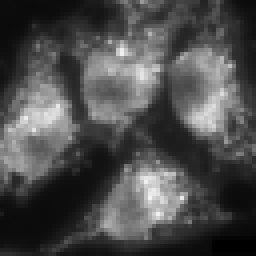
#> input picture BIOE580-Foundations of Imaging Science-2021Fall/HW1/BIOE580_hw01_data/hw01_ex08_HeLa-cells-from-imagej.png, 64 x 64 px (shown 4 times larger)
$ python hw0.py
#> lines starting #> are read from the running program, lines starting #| are printed output that depends on the picture; long printed decimals are rounded
import numpy as np
import os
import glob
import cv2
import math

# [44 lines of commented-out code are left out]
import matplotlib.pyplot as plt
def toeplitz(r, c, sig):
    return np.exp(-(r-c)**2/sig)

vector = list(range(1, 65))
c_matrix = np.repeat([vector], 64, axis=0)
r_matrix = np.repeat(np.expand_dims(vector, -1), 64, axis=1)

# [18 lines of commented-out code are left out]
from scipy.linalg import orth
H32 = toeplitz(r_matrix, c_matrix, 32)
A = orth(H32)
# check orthogonal
# res = np.matmul(A, np.transpose(A))

P = np.matmul(A, np.linalg.inv(np.matmul(A.transpose(), A)))
P = np.matmul(P, np.transpose(A))
# print(np.sum(P))
# print(np.linalg.matrix_rank(P))
P_null = np.identity(64) - P

img = cv2.imread("BIOE580_hw01_data/hw01_ex08_HeLa-cells-from-imagej.png")
#> img is the input picture: shape (64, 64, 3); min 0, max 243, mean 75.6
img = img[:,:, 0]
#> img: shape (64, 64)
frame1 = np.matmul(P, img)
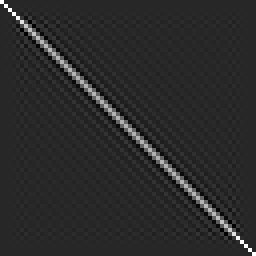
#> P: shape (64, 64) float64 (shown 4 times larger); min -0.185, max 1, mean 0.0156; drawn with min black and max white
frame2 = np.matmul(P_null, img)
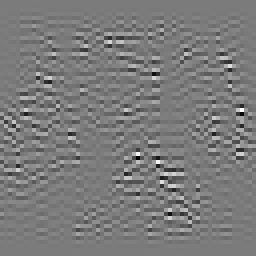
#> frame2: shape (64, 64) float64 (shown 4 times larger); min -18.96, max 20.22, mean 0; drawn with min black and max white
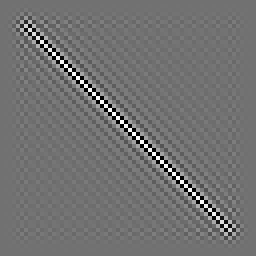
#> P_null: shape (64, 64) float64 (shown 4 times larger); min -0.294, max 0.364, mean 2.11e-19; drawn with min black and max white
frame = np.concatenate([frame1, frame2], axis=1)
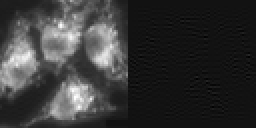
#> frame: shape (64, 128) float64 (shown 2 times larger); min -18.96, max 242, mean 37.8; drawn with min black and max white
# plt.imshow(frame)
# plt.show()
vector_a = np.ravel(frame1)
#> vector_a = 4096 values, max 242 at index 3109, min -1.01 at index 3896, mean 75.56
vector_b = np.ravel(frame2)
#> vector_b = 4096 values, max 20.22 at index 1788, min -18.96 at index 2530, mean -1.32e-09
cos_sim = np.inner(vector_a, vector_b) / (np.linalg.norm(vector_a) * np.linalg.norm(vector_b))
#> cos_sim = 1.23e-15
angle = np.arccos(cos_sim) / math.pi * 180
#> angle = 90
print(cos_sim, angle)
#| 1.2272564771289192e-15 90.000
